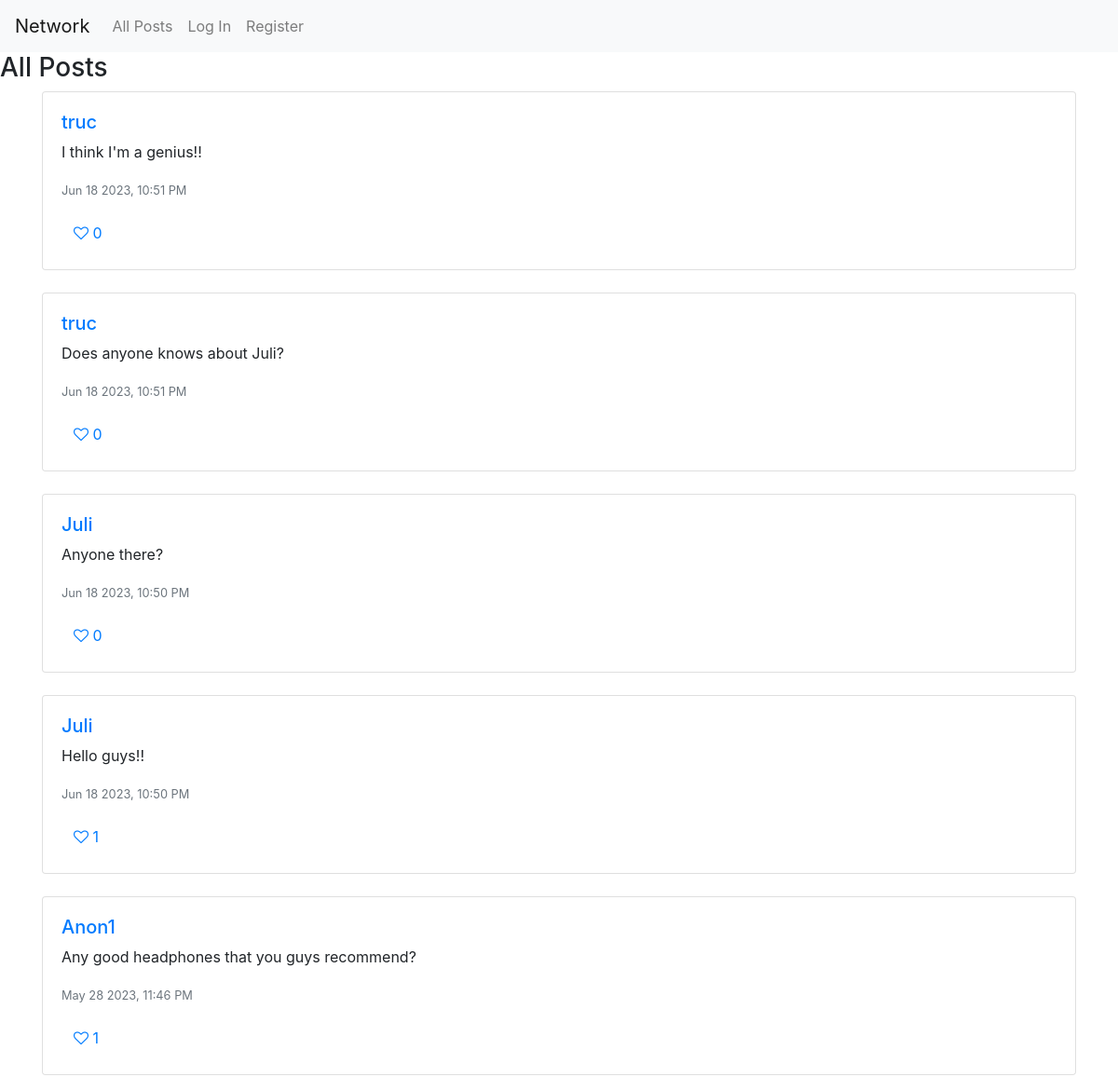
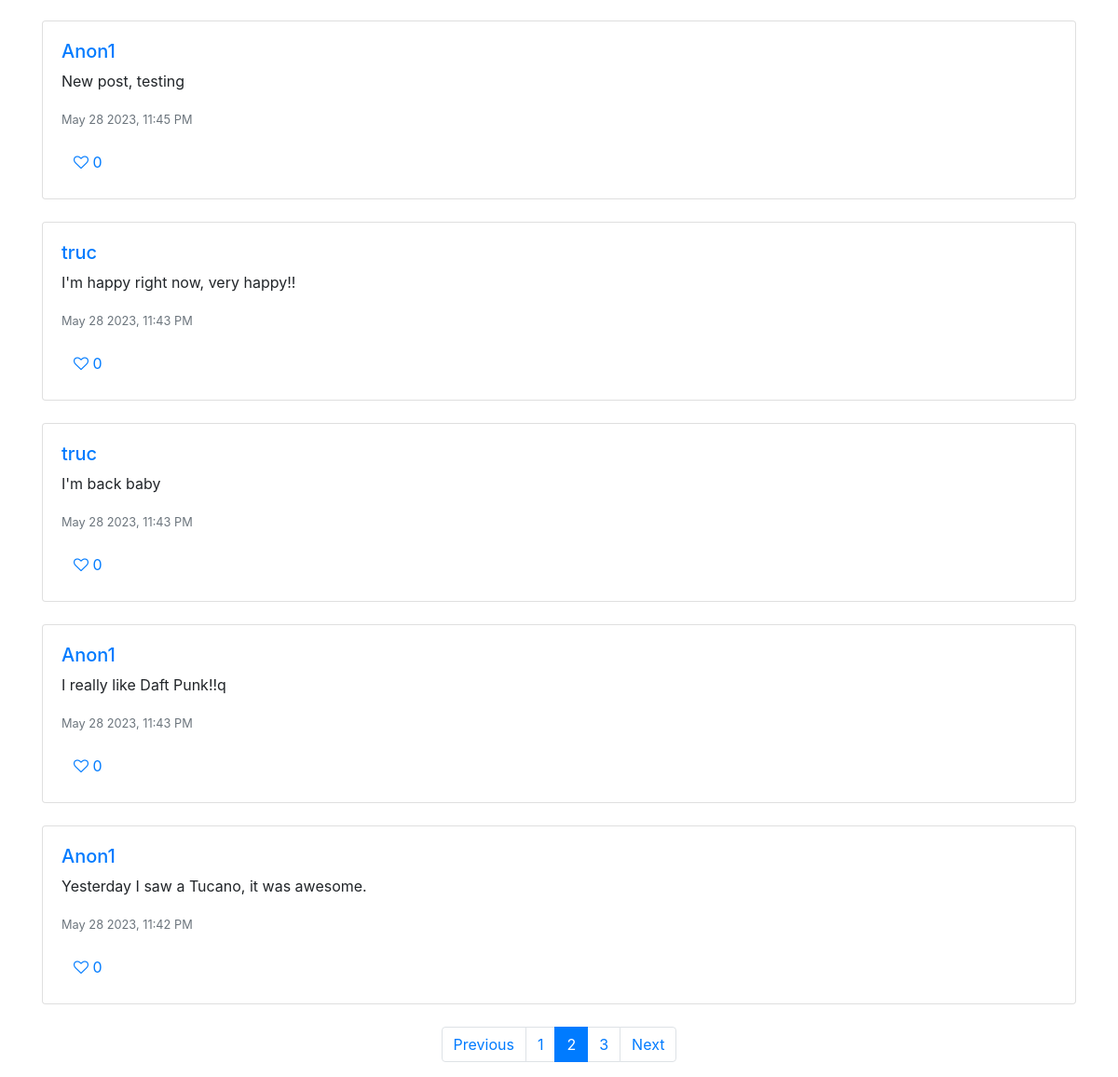
Screenshot of /?page=2 with the database file from the repository (2 pictures, top to bottom).
### network/models.py (models this page shows, shortened)
class User(AbstractUser):
    pass

class Post(models.Model):
    content = models.TextField(blank = False)
    user = models.ForeignKey("User", on_delete=models.CASCADE, related_name="posts")
    timestamp = models.DateTimeField(auto_now_add=True)
    likes = models.IntegerField(default=0)
    editing = models.BooleanField(default=False)
    post_liked = models.ManyToManyField(User, related_name='liked_posts', blank=True)
    def serialize(self, request=None):
        is_liked = False
        if request and request.user.is_authenticated:
            is_liked = self.post_liked.filter(id=request.user.id).exists()
        return {
            "id": self.id,
            "author": self.user.username,
            "content": self.content,
            "timestamp": self.timestamp.strftime("%b %d %Y, %I:%M %p"),
            "likes": self.likes,
            "is_liked": is_liked
        }

### network/views.py (the view)
# urls.py: path("", views.index, name="index"),
def index(request):
    posts = Post.objects.all().order_by('-timestamp')
    paginator = Paginator(posts, 10)
    page_number = request.GET.get('page')
    page_obj = paginator.get_page(page_number)
    serialized_posts = []
    for post in page_obj:
        serialized_post = post.serialize(request)
        serialized_posts.append(serialized_post)
    return render(request, "network/index.html", {
        "page_obj": page_obj,
        "serialized_posts": serialized_posts
    })

### network/templates/network/index.html (shortened to what this page needs)
{% extends "network/layout.html" %}
{% block body %}
<h3>All Posts</h3>
<div class="container">
  {% for post in serialized_posts %}
  <div class="card mb-4">
    <div class="card-body">
      <h5 class="card-text"><a href="{% url 'profile' post.author %}">{{ post.author }}</a></h5>
      <p id="post-content-{{ post.id }}" class="card-text">{{ post.content }}</p>
      <p class="card-text"><small class="text-muted">{{ post.timestamp }}</small></p>
      <div>
        <button class="btn btn-link like-btn{% if post.is_liked %} liked{% endif %}" data-post-id="{{ post.id }}">
          <i class="fa {% if post.is_liked %}fa-heart{% else %}fa-heart-o{% endif %} heart-icon"></i>
          <span id="post-likes-{{ post.id }}" class="likes-count">{{ post.likes }}</span>
        </button>
      </div>
    </div>
  </div>
  {% empty %}
  <div class="alert alert-primary" role="alert">
    No posts yet.
  </div>
  {% endfor %}
</div>
<div class="container d-flex justify-content-center">
  <nav aria-label="Page navigation">
    <ul class="pagination">
      {% if page_obj.has_previous %}
        <li class="page-item">
          <a class="page-link" href="?page={{ page_obj.previous_page_number }}">Previous</a>
        </li>
      {% endif %}
      {% for num in page_obj.paginator.page_range %}
        {% if page_obj.number == num %}
          <li class="page-item active">
            <a class="page-link" href="?page={{ num }}">{{ num }}</a>
          </li>
        {% else %}
          <li class="page-item">
            <a class="page-link" href="?page={{ num }}">{{ num }}</a>
          </li>
        {% endif %}
      {% endfor %}
      {% if page_obj.has_next %}
        <li class="page-item">
          <a class="page-link" href="?page={{ page_obj.next_page_number }}">Next</a>
        </li>
      {% endif %}
    </ul>
  </nav>
</div>
{% endblock %}

### rows the page displays
User: author "truc" "truc" "truc" "truc"
Post: content "I think I'm a genius!!"
Post: content "Does anyone knows about Juli?"
User: author "Juli" "Juli"
Post: content "Anyone there?"
Post: content "Hello guys!!"
User: author "Anon1" "Anon1" "Anon1" "Anon1"
Post: content "Any good headphones that you guys recommend?"
Post: content "New post, testing"
Post: content "I'm happy right now, very happy!!"
Post: content "I'm back baby"
Post: content "I really like Daft Punk!!q"
Post: content "Yesterday I saw a Tucano, it was awesome."

### other values shown
{{ post.timestamp }} "Jun 18 2023, 10:51 PM" "Jun 18 2023, 10:51 PM" "Jun 18 2023, 10:50 PM" "Jun 18 2023, 10:50 PM" "May 28 2023, 11:46 PM" "May 28 2023, 11:45 PM" "May 28 2023, 11:43 PM" "May 28 2023, 11:43 PM" "May 28 2023, 11:43 PM" "May 28 2023, 11:42 PM"
{{ post.likes }} "0" "0" "0" "1" "1" "0" "0" "0" "0" "0"
{{ num }} "1" "3"
{{ num }} "2"
